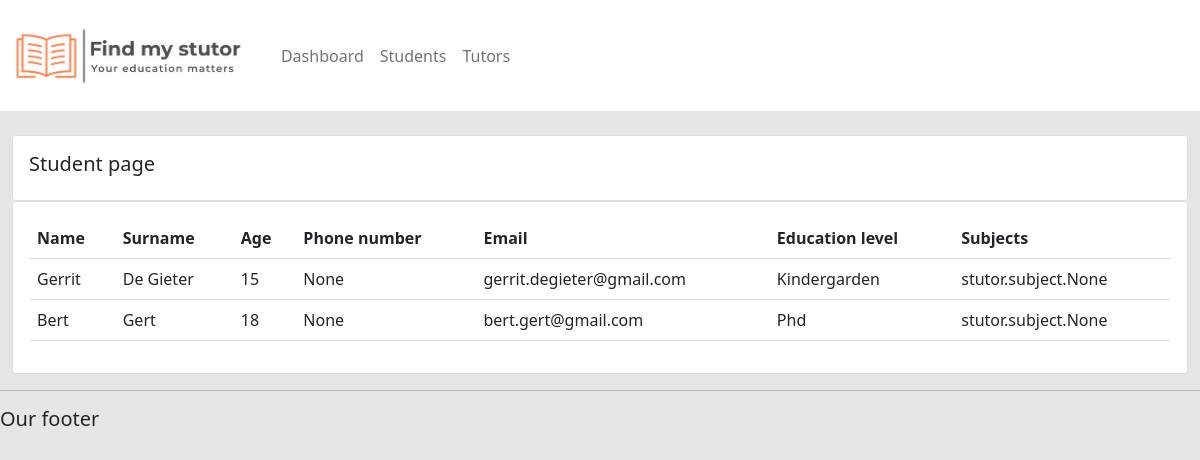
/student/, run on an earlier commit of the app's database.
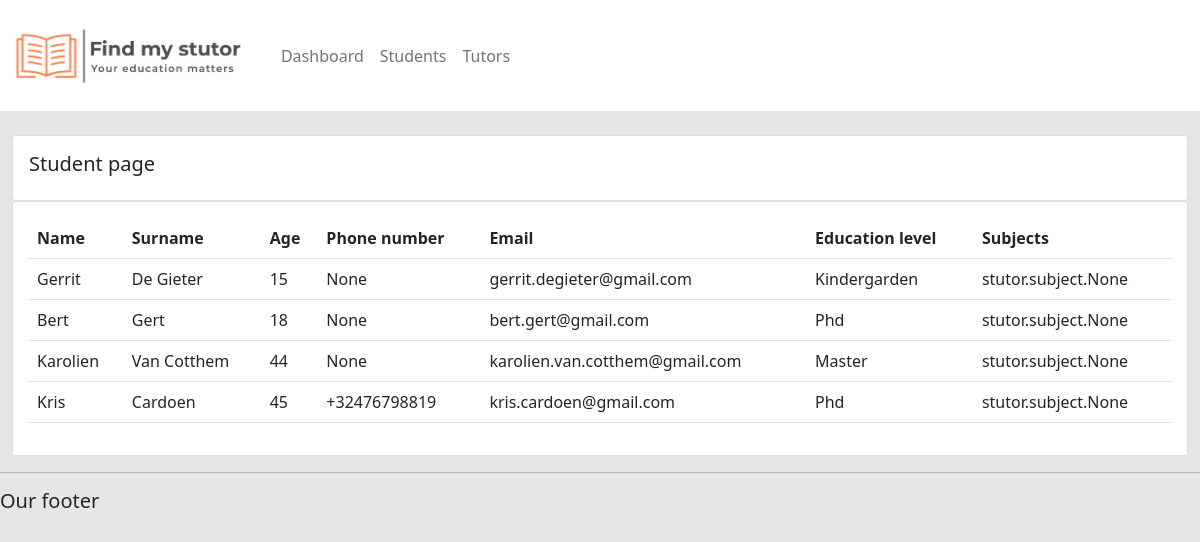
And on a later commit of the database.
### stutor/models.py (models this page shows, shortened)
class student(models.Model):
    name = models.CharField(max_length= 200, null=True)
    surname = models.CharField(max_length=200, null=True)
    age = models.PositiveSmallIntegerField(null=True)
    phone_number = PhoneNumberField(null=True, blank = True)
    email = models.EmailField(null=True)
    date_created = models.DateTimeField(auto_now_add=True, null=True)
    education_level = models.ForeignKey(education_level, on_delete=models.SET_NULL, null=True)
    subject = models.ManyToManyField(subject)

class education_level(models.Model):
    education_levels = models.CharField(max_length=300, null=True)
    def __str__(self):
        return self.education_levels

### stutor/views.py (the view)
# urls.py: path('student/', views.student_page),
def student_page(request):
    stu = student.objects.all()
    return render(request, 'stutor/students.html', {'stu': stu})

### stutor/templates/stutor/students.html
{% extends 'stutor/main.html'%}
{% block content %}
    <br>
<div class="row">
    <div class="col-md">
        <div class="card card-body">
            <h5>Student page</h5>
        </div>
        <div class="card card-body">
            <table class="table">
                <tr>
                    <th>Name</th>
                    <th>Surname</th>
                    <th>Age</th>
                    <th>Phone number</th>
                    <th>Email</th>
                    <th>Education level</th>
                    <th>Subjects</th>
                </tr>
                {% for i in stu %}
                <tr>
                    <td> {{i.name}} </td>
                    <td> {{i.surname}} </td>
                    <td> {{i.age}} </td>
                    <td> {{i.phone_number}} </td>
                    <td> {{i.email}} </td>
                    <td> {{i.education_level}} </td>
                    <td> {{i.subject}} </td>
                </tr>
                {% endfor %}
            </table>
        </div>
    </div>
</div>
{% endblock %}

### stutor/templates/stutor/main.html (shortened to what this page needs)
<!DOCTYPE html>
{% load static %}
<html lang="en">
<head>
   <link href="https://cdn.jsdelivr.net/npm/bootstrap@5.0.1/dist/css/bootstrap.min.css" rel="stylesheet">
  <link rel="stylesheet" type="text/css" href="{% static '/CSS/main.css' %}">
</head>
<body>
{% include 'stutor/navbar.html' %}
    <div class="container-fluid">
    {% block content %}
    {% endblock %}
    </div>
    <hr>
    <h5>Our footer</h5>
</body>
</html>

### stutor/templates/stutor/navbar.html (shortened to what this page needs)
{% load static %}
<nav class="navbar navbar-expand-lg navbar-light" style="background-color: #ffffff;">
  <a class="navbar-brand" href="#"> <img src="{% static 'images/logo.png' %}" style="height:85px;" > </a>
  <div class="collapse navbar-collapse" id="navbarNav">
    <ul class="navbar-nav">
      <li class="nav-item active">
        <a class="nav-link" href="#">Dashboard</a>
      </li>
      <li class="nav-item">
        <a class="nav-link" href="#">Students</a>
      </li>
      <li class="nav-item">
        <a class="nav-link" href="#">Tutors</a>
      </li>
    </ul>
  </div>
</nav>

### static/CSS/main.css (style rules this page uses)
body { background-color: #e6e6e6 }

What changed in the data, as far as the page shows it:
added student: name "Karolien", surname "Van Cotthem", age "44", phone_number "None", email "karolien.van.cotthem@gmail.com", education_level "Master", subject "stutor.subject.None"
added student: name "Kris", surname "Cardoen", age "45", phone_number "+32476798819", email "kris.cardoen@gmail.com", education_level "Phd", subject "stutor.subject.None"
